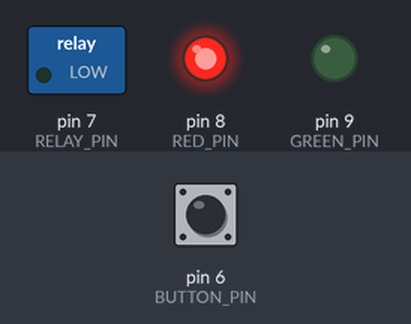
Simulated run of this sketch. Board: Arduino Uno, built with avr-gcc and run on an emulated ATmega328P. Parts: switched loads named in the sketch (green lamp = pin HIGH), output pins drawn as LEDs (lit = HIGH). Dashed ring = blinking. Inputs (shaded band) come from the test bench; at power-on: pin 6 (BUTTON_PIN) LOW. The modem accepts every AT command (registered, SIM ready, sends succeed) and sends nothing else.

Above: at 3.5 s.
3.6 s: pin 6 (BUTTON_PIN) pulled HIGH for 3.2 s
At 4.0 s:
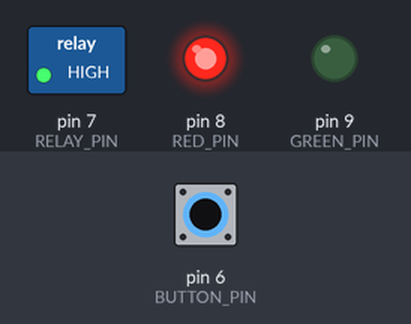
At 9.0 s:
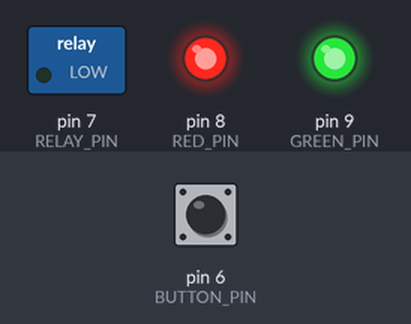
9.6 s: pin 6 (BUTTON_PIN) pulled HIGH for 0.15 s
At 10.0 s:
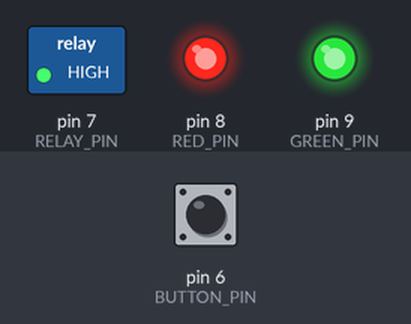
Timing chart, 0 to 12.6 s (numbered marks = the images above; inputs shaded):
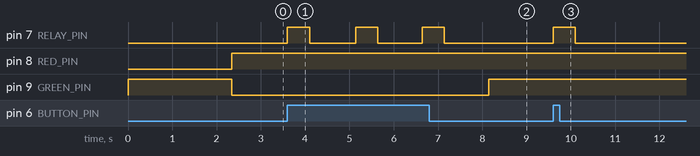

Measured:
- after the input at 3.6 s, pin 7 (RELAY_PIN): alternates HIGH for 0.50 s and LOW for 1.0 s, 6 changes in all, then stays LOW, starting at once; pin 9 (GREEN_PIN): LOW → HIGH after 4.5 s instead of 3.7 s
- after the input at 9.6 s, pin 7 (RELAY_PIN): LOW → HIGH at once, → LOW 0.50 s later

The sketch:

findSerialATtiny.ino
```cpp
#include "SoftwareSerial.h"
#include <avr/wdt.h>

#define RED_PIN 8
#define GREEN_PIN 9
#define RELAY_PIN 7
#define BUTTON_PIN 6

SoftwareSerial espSerial(2, 3);

bool isOK = false;
int resultLen = 0;
char* result;
int count = 0;

//Strings to search
char ipdSt[6] = "+IPD,";
char getSt[4] = "GET";
char okSt[3] = "OK";

void setup() {
  pinMode(GREEN_PIN, OUTPUT);
  pinMode(RED_PIN, OUTPUT);
  pinMode(RELAY_PIN, OUTPUT);
  pinMode(BUTTON_PIN, INPUT);

  //Green OFF, Red ON
  digitalWrite(GREEN_PIN, HIGH);
  digitalWrite(RED_PIN, LOW);

  //Init serial connection with ESP8266
  espSerial.begin(9600);
  espSerial.println("AT+RST");
  delay(2000);
  espSerial.flush(); //Flush weird stuff
  delay(100);
  espSerial.println("AT+CIPMUX=1");
  if (!waitOK()) {
    wdt_enable(WDTO_15MS);
  }
  delay(100);
  espSerial.println("AT+CIPSERVER=1,8080");
  if (!waitOK()) {
    wdt_enable(WDTO_15MS);
  }
  delay(100);
}

void loop() {

  if (digitalRead(BUTTON_PIN) == HIGH) {
    openDoorSequence();
    delay(1000);
  }

  checkConnection();

  while (espSerial.available()) {
    if (search(ipdSt)) {
      count = 0;
      char id = findConnID();

      while (espSerial.available()) {

        if (search(getSt)) {
          count = 0;
          skip(7);
          char* out = serialRead(3); //Read 3 chars from the serial buffer into out (RAM Buffer)
          if (strstr(out, "on") != NULL) { //Return a pointer to the first occurrence of 2 in 1
            openDoorSequence();
            isOK = true; //Ok flag set
          }

          espSerial.flush(); //Clean the serial buffer
        }
      }

      if (isOK == true) {
        resultLen = 16;
        result = (char*) malloc(resultLen * sizeof(char));
        strcpy(result, "{\"result\": \"ok\"}");
      } else {
        resultLen = 19;
        result = (char*) malloc(resultLen * sizeof(char));
        strcpy(result, "{\"result\": \"error\"}");
      }
      isOK = false; //Reset to false

      delay(100);
      espSerial.print("AT+CIPSEND=");
      espSerial.print(id);
      espSerial.print(",");
      espSerial.println(resultLen);
      delay(100);

      espSerial.println(result);
      delay(100);

      espSerial.print("AT+CIPCLOSE=");
      espSerial.println(id);
      delay(100);
    }
  }
}

void skip(int count) {
  int i;
  for (i = 0; i < count; i++) {
    espSerial.read();
  }
}

char findConnID() {
  return espSerial.read();
}

char* serialRead(int len) {
  char out[len]; //Init buffer
  int i;

  for (int i = 0; (i < len && espSerial.available()); i++) {
    out[i] = espSerial.read();
    delay(100);
  }

  return out;
}

bool search(char* text) {
  char c;
  bool orRes = false;
  int i;
  int len = strlen(text); //Get text length

  //Read just one char from serial buffer
  c = espSerial.read();

  /* For each char in text */
  for (i = 0; i < len; i++) {
    if (c == text[i]) {
      orRes = true;
    }
  }

  if (orRes == true) {
    count++;
  }
  else {
    if (count > 0) {
      count--;
    }
  }

  if (count == len) {
    return true;
  }
  else {
    return false;
  }
}

void notBlockingBlink() {
  long blinkInterval = 250;
  static long previousMillis = 0;
  static bool prevState = HIGH; //This works in the opposite way to what it usually does...
  unsigned long currentMillis = millis();

  if ((currentMillis - previousMillis) >= blinkInterval) {
    previousMillis = currentMillis;
    prevState = !prevState;
    digitalWrite(RED_PIN, prevState);
  }
}

bool waitOK() {
  int timeout = 0;
  count = 0;
  while (!espSerial.available()) { //Wait until we get some data in...
    notBlockingBlink();
  }
  while (true) { //We got sth
    while (espSerial.available()) {
      if (search(okSt)) {
        return true;
      } else {
        notBlockingBlink();
      }
    }
    notBlockingBlink();
    if (timeout > 300) {
      return false;
    } else {
      delay(10);
      timeout++;
    }
  }
}

bool isOnline() {
  int timeout = 0;
  int maxTime = 100;
  count = 0;
  while (!espSerial.available() && timeout <= maxTime) { //Wait until we get some data in...
    delay(10);
    timeout++;
  }
  while (timeout <= maxTime) { //We got sth
    while (espSerial.available() && timeout <= maxTime) {
      if (search(okSt)) {
        return true;
      } else {
        delay(10);
        timeout++;
      }
    }
    delay(10);
    timeout++;
  }
  return false;
}

void checkConnection() {
  static bool isConnected = true;
  long checkEvery = 5000;
  static long previousMillis = 0;
  static long lastStateTime = 0;
  static bool prevWiFiState = false;
  unsigned long currentMillis = millis();

  if ((currentMillis - previousMillis) >= checkEvery) {
    previousMillis = currentMillis;
    espSerial.println("AT+CWJAP?");
    isConnected = isOnline();
  }

  if (isConnected != prevWiFiState) {
    lastStateTime = currentMillis;
    prevWiFiState = isConnected;
  }

  if ((currentMillis - lastStateTime) < checkEvery) {
    if (isConnected) {
      //Green ON, Red OFF
      digitalWrite(GREEN_PIN, LOW);
      digitalWrite(RED_PIN, HIGH);
    } else {
      //Green OFF
      digitalWrite(GREEN_PIN, HIGH);
      notBlockingBlink(); //Blink RED
    }
  } else {
    digitalWrite(GREEN_PIN, HIGH);
    digitalWrite(RED_PIN, HIGH);
  }
}

void openDoorSequence() {
  digitalWrite(RELAY_PIN, HIGH);
  delay(500);
  digitalWrite(RELAY_PIN, LOW);
}
```
